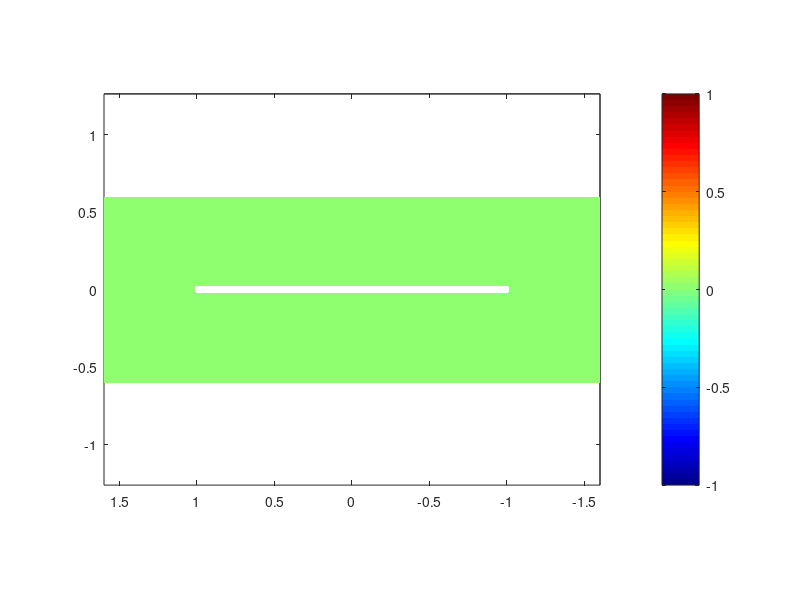

The MATLAB script that drew this image:
% c = parcluster
% parpool(c)
folder_path='E:\desktop\CFD\Raceway_pond_and_Peers_PBR_03132016--\06252017\42\data\' ;
files = dir([folder_path 'y*']);
N=400;
value_s=zeros(N,N);
x_mesh=linspace(-1.6,1.6,N);
y_mesh=linspace(-0.6,0.6,N);
lim=[0.03 0.06 0.09 0.12 0.15 0.18];
value_s=zeros(N,N);
[x1,y1]=meshgrid(x_mesh,y_mesh);
fprintf('total %d files detected \n', length(files))
parfor i=1:length(files)
    file_name=files(i).name;
    data=[];
    filename1= [folder_path file_name ] ;
    disp(filename1);
    delimiterIn = ','; %read txt file
    headerlinesIn=1;
    data_m = importdata(filename1,delimiterIn,headerlinesIn);
    data=data_m.data;
    data=sortrows(data,3);
    num=[];
    for j=1:length(lim)
        for k=1:length(data);
            if (j==5 && k==280880)
                j
            end
            if data(k,3)>=lim(j)*1.1
                break
            end
        end
        num(j)=k;
    end
    num=[1 num];
  
    value_m=zeros(N,N);
    for  j=1:length(lim)
        data_m=data(num(j):num(j+1)-1,:);
        x=data_m(:,2);
        y=data_m(:,4);
        value=data_m(:,5);       
        value_i=griddata(x,y,value,x1,y1);
        value_i=abs(value_i);
        value_i=sum(value_i,3);
        value_m=value_m+value_i;
    end
    filename=[folder_path 'save' num2str(i) '.mat'];
    parsave(filename, value_m);
    value_s=value_s+value_m;
end

% zuoyou=find(x1(1,:)>=-0.3168 & x1(1,:)<=0.3168);
% zuo=zuoyou(1);
% you=zuoyou(end);
% zuoyou=find(x1(1,:)>=-0.3168 & x1(1,:)<=0.3168);
% shangxia=find(y1(:,1)>=-0.02255 & y1(:,1)<=0.02255);
% shang=shangxia(1);
% xia=shangxia(end);
figure;
set(gcf,'outerposition',get(0,'screensize'));
load( 'empty')
value_s(empty)=nan;
pcolor(x1,y1,value_s);
shading interp;
axis equal
colormap jet
colorbar
view(180,-90)